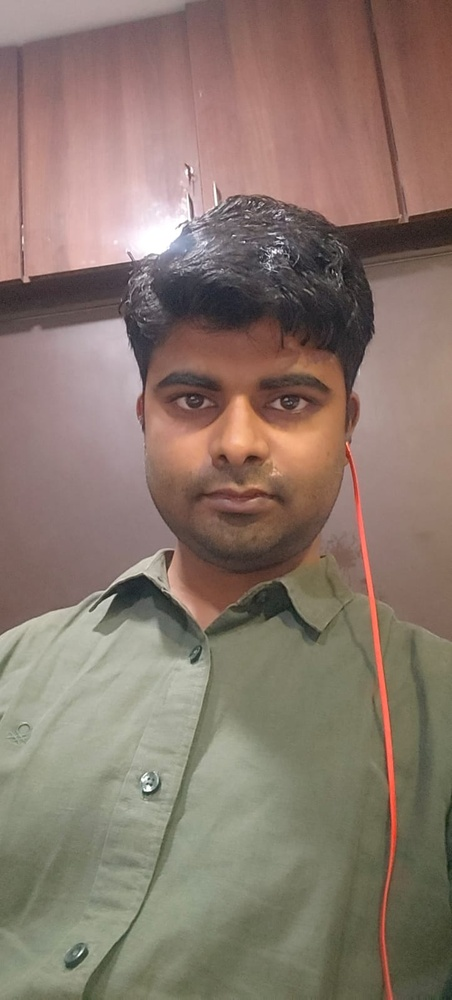
#> input picture opencv/aman_deep.jpeg, 452 x 1000 px, shrunk from 722 x 1599 before the run, found by its file name
$ python 'Face Detection using HAAR Cascade Classifiers.py'
#> lines starting #> are read from the running program, lines starting #| are printed output that depends on the picture; after the words box and inside, x2 and y2 are one past the last pixel; in counts of white or black regions, pixels touching at a corner belong together
import numpy as np
import cv2

# Load the Haar Cascade for face detection
face_classifier = cv2.CascadeClassifier(r"D:\AI_ML\Expert-Generative-AI-and-Agenetic-Ai-developer\opencv\haarcascade_frontalface_default.xml")
# Load the image
image = cv2.imread(r"D:\AI_ML\Expert-Generative-AI-and-Agenetic-Ai-developer\opencv\aman_deep.jpeg")
#> image is the input picture: shape (1000, 452, 3); mean B, G, R 108.8, 119.9, 137.6

#image = cv2.imread(r'C:\Users\A3MAX SOFTWARE TECH\Desktop\WORK\2. DATASCIENCE PROJECT\10. Computer vision\Computer-Vision-Tutorial-master\Computer-Vision-Tutorial-master\image_examples\5.jpg')

# Check if the image is loaded correctly
if image is None:
    print("Error: Image not found or cannot be loaded!")
    exit()  # Exit if image is not loaded
# Convert the image to grayscale
gray = cv2.cvtColor(image, cv2.COLOR_BGR2GRAY)
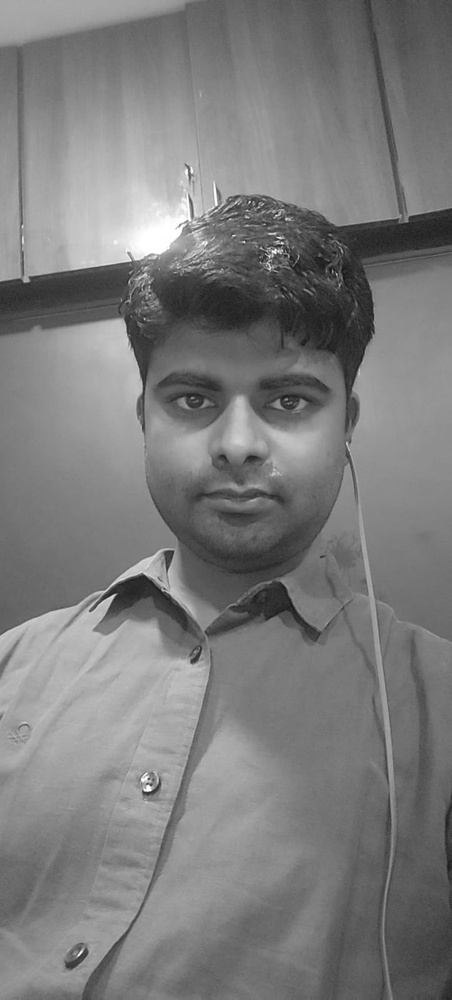
#> gray: shape (1000, 452); min 15, max 255, mean 124

# Detect faces in the image
faces = face_classifier.detectMultiScale(gray, 1.3, 5)
#> faces = [[103, 298, 271, 271]]

# Check if faces are detected
if len(faces) == 0:
    print("No faces found!")
else:
    # Draw rectangles around the faces
    for (x, y, w, h) in faces:  # (x, y) is the top-left corner, and (w, h) is the width and height of the face
        cv2.rectangle(image, (x, y), (x + w, y + h), (127, 0, 255), 2)
#> this loop made 1 pass
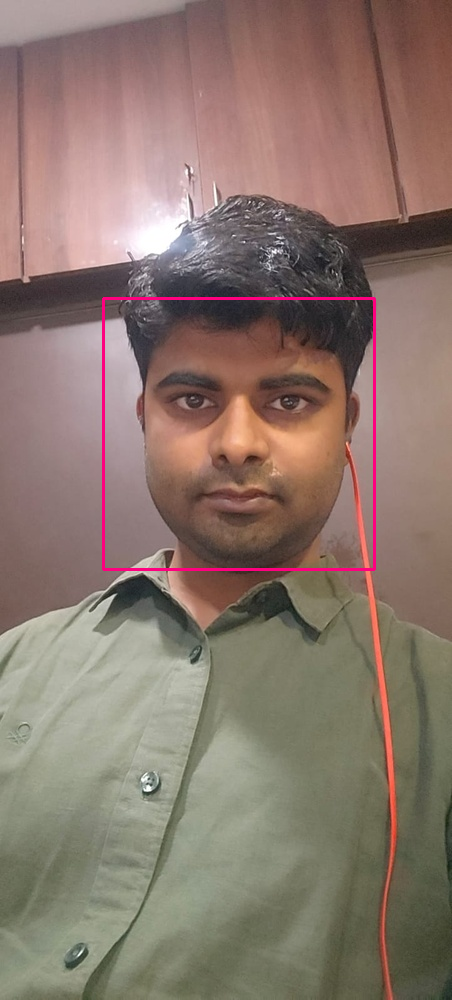
#> image: shape (1000, 452, 3); 0.72% of pixels changed, all inside (x1, y1, x2, y2) = (102, 297, 376, 571)

    # Display the output image
    cv2.imshow('Face Detection', image)
    cv2.waitKey(0)  # Wait for a key press to close the window

# Close all OpenCV windows
cv2.destroyAllWindows()

$ run again, with opencv/images.jpg copied over opencv/aman_deep.jpeg
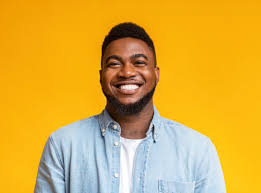
#> input picture opencv/images.jpg, 261 x 193 px, found by its file name
#> image is the input picture: shape (193, 261, 3); mean B, G, R 64.7, 172.9, 219.8
#> `gray = cv2.cvtColor(image, cv2.COLOR_BGR2GRAY)`:
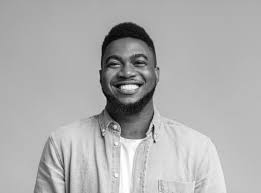
#> gray: shape (193, 261); min 3, max 255, mean 174.5
#> faces = [[96, 38, 63, 63]]
#> the loop `for (x, y, w, h) in faces:` made 1 pass
#> after the loop `for (x, y, w, h) in faces:`:
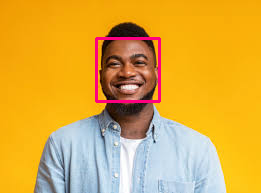
#> image: shape (193, 261, 3); 1.49% of pixels changed, all inside (x1, y1, x2, y2) = (95, 37, 161, 103)
